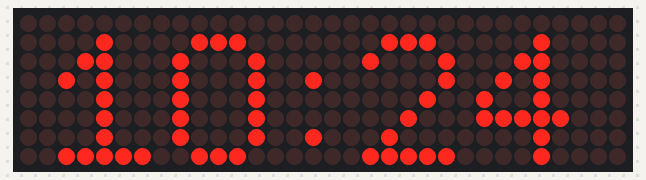
This sketch was run on a simulated ESP8266 (NodeMCU). On the bench: 32×8 LED matrix. WiFi joins after 1.5 s; servers stay silent unless stated; the local clock reads 2024-03-15 10:24:30 at power-on unless the sketch sets it; what the sketch prints to the serial monitor is not drawn.

Above: at 1.6 s.
At 17.2 s:
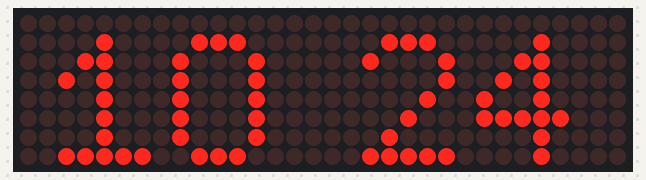
At 33.4 s:
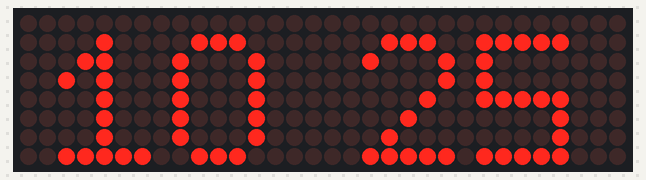
At 65.2 s:
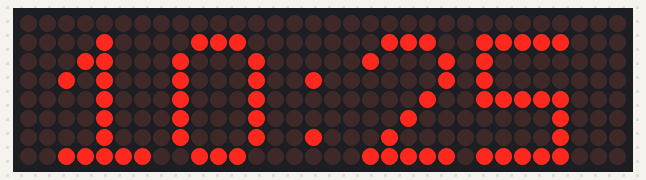
At 97.6 s:
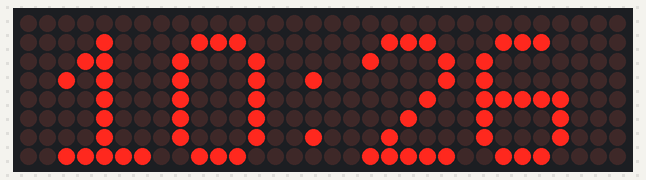
At 129.4 s:
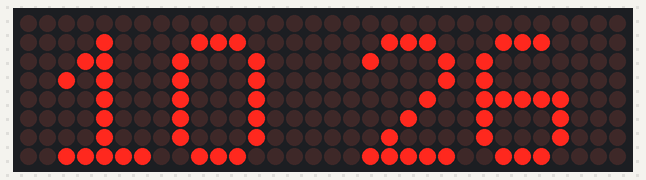

The sketch:

Clock_ESP8266.ino
```cpp
#include <LEDMatrixDriver.hpp>
#include <ESP8266WiFi.h>
#include <time.h>

// WiFi Config
#define WIFI_SSID     "@IOT323"
#define WIFI_PASSWORD "IOT11223344"

// NTP Config
int timezone = 7 * 3600;
int dst = 0;

// Dot Matrix
const uint8_t LEDMATRIX_CS_PIN = D8;
const int LEDMATRIX_WIDTH = 31;
const int LEDMATRIX_HEIGHT = 7;
const int LEDMATRIX_SEGMENTS = 4;

LEDMatrixDriver lmd(LEDMATRIX_SEGMENTS, LEDMATRIX_CS_PIN);

extern void drawTime(String strTime, int offset = 0) ;

String lastTimeStr;
unsigned long lastShowColon = 0;
bool showColon = false;

void setup() {
  Serial.begin(115200);

  lmd.setEnabled(true);
  lmd.setIntensity(2);

  // Connect WiFi
  WiFi.mode(WIFI_STA);
  WiFi.begin(WIFI_SSID, WIFI_PASSWORD);
  Serial.println("\nConnecting to WiFi");
  while (WiFi.status() != WL_CONNECTED) {
    Serial.print(".");
    delay(500);
  }
  Serial.println(" Connected");

  // Get time from NTP server
  configTime(timezone, dst, "ntp.ku.ac.th", "fw.eng.ku.ac.th", "ilm.live.rmutt.ac.th");
  Serial.println("Waiting for time");
  while (!time(nullptr)) {
    Serial.print(".");
    delay(500);
  }
  Serial.println(" OK");
}

void loop()  {
  time_t now = time(nullptr);
  struct tm* p_tm = localtime(&now);

  if ((millis() - lastShowColon) >= 500) {
    lastShowColon = millis();

    showColon = !showColon;
  }

  String timeStr = "";
  timeStr += p_tm->tm_hour < 10 ? "0" : "";
  timeStr += p_tm->tm_hour;

  timeStr += showColon ? ":" : " ";
  timeStr += p_tm->tm_min < 10 ? "0" : "";
  timeStr += p_tm->tm_min;

  if (timeStr != lastTimeStr) {
    drawTime(timeStr, 2);
    lastTimeStr = timeStr;
  }

  delay(10);
}
```

draw.ino
```cpp
extern byte font_number[10][5] ;
extern byte font_colon[3] ;

void drawTime(String strTime, int offset) {
  int pos_x = offset;
  for (int i=0;i<strTime.length();i++) {
    pos_x += drawChar(strTime.charAt(i), pos_x);
  }
  lmd.display();
}

int drawChar(char c, int offset_x) {
  int width;
  byte dataWrite[5];
  if (c >= '0' && c <= '9') {
    width = 6;
    memcpy(dataWrite, font_number[c - '0'], 5);
  } else if (c == ':') {
    width = 4;
    memcpy(dataWrite, font_colon, 3);
  } else {
    width = 4;
    for (int i=0;i<4;i++) dataWrite[i] = 0;
  }
  dataWrite[width-1] = 0;

  for (int x=0;x<width;x++) {
    for (int y=0;y<8;y++) {
      lmd.setPixel(x + offset_x, 7 - y, dataWrite[x]&(0x01<<y));
    }
  }

  return width;
}
```

font.ino
```cpp
byte font_number[10][5] = {
  { 0x3E, 0x41, 0x41, 0x41, 0x3E }, // 0
  { 0x11, 0x21, 0x7F, 0x01, 0x01 }, // 1
  { 0x21, 0x43, 0x45, 0x49, 0x31 }, // 2
  { 0x49, 0x49, 0x49, 0x49, 0x36 }, // 3
  { 0x0C, 0x14, 0x24, 0x7F, 0x04 }, // 4
  { 0x79, 0x49, 0x49, 0x49, 0x4F }, // 5
  { 0x3E, 0x49, 0x49, 0x49, 0x0E }, // 6
  { 0x40, 0x47, 0x48, 0x50, 0x60 }, // 7
  { 0x36, 0x49, 0x49, 0x49, 0x36 }, // 8
  { 0x39, 0x49, 0x49, 0x49, 0x3E }, // 9
};

byte font_colon[3] { 0x0, 0x12, 0x0 };
```

Measured:
- what the display in image 0 shows lasts 0.5 s, from 1.5 s to 2.0 s
